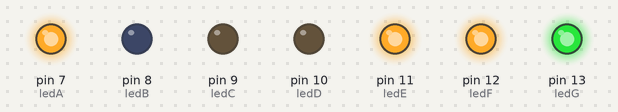
This sketch was run on a simulated Arduino Uno, built with avr-gcc and run on an emulated ATmega328P. Parts: output pins drawn as LEDs (lit = HIGH).

Above: at 0.2 s.
At 1.2 s:
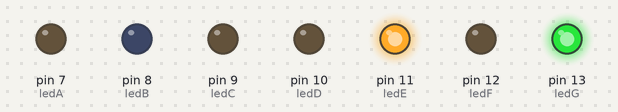
At 1.55 s:
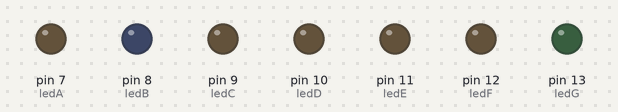
At 2.3 s:
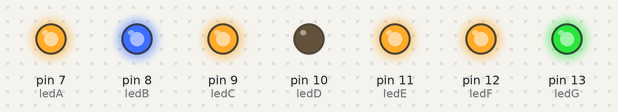
At 3.8 s:
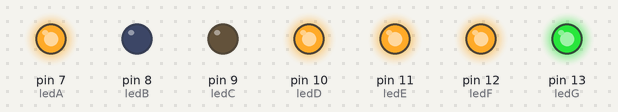
At 5.9 s:
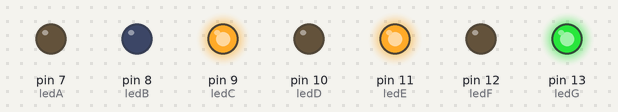
Timing chart, 0 to 7.1 s (numbered marks = the images above):
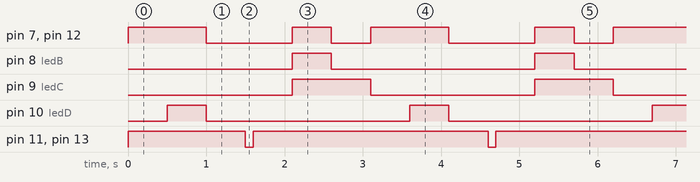

Measured:
- by itself, pin 7 (ledA), pin 12 (ledF): repeats every 3.1 s: LOW 1.1 s, HIGH 0.50 s, LOW 0.50 s, HIGH 1.0 s
- by itself, pin 8 (ledB), pin 10 (ledD): alternates HIGH for 0.50 s and LOW for 2.6 s
- by itself, pin 9 (ledC): alternates HIGH for 1.0 s and LOW for 2.1 s
- by itself, pin 11 (ledE), pin 13 (ledG): repeats every 3.1 s: LOW 0.10 s, HIGH 3.0 s

The sketch:

Nom_DISPLAY.ino
```cpp
const int ledA = 7;
const int ledB = 8;
const int ledC = 9;
const int ledD = 10;
const int ledE = 11;
const int ledF = 12;
const int ledG = 13;
unsigned long retard=500;

void setup()
{
pinMode(ledA, OUTPUT);
pinMode(ledB, OUTPUT);
pinMode(ledC, OUTPUT);
pinMode(ledD, OUTPUT);
pinMode(ledE, OUTPUT);
pinMode(ledF, OUTPUT);
pinMode(ledG, OUTPUT);
}

void loop()
{
digitalWrite(ledA,1);
digitalWrite(ledB,0);
digitalWrite(ledC,0);
digitalWrite(ledD,0);
digitalWrite(ledE,1);
digitalWrite(ledF,1);
digitalWrite(ledG,1);
delay(retard);

digitalWrite(ledA,1);
digitalWrite(ledB,0);
digitalWrite(ledC,0);
digitalWrite(ledD,1);
digitalWrite(ledE,1);
digitalWrite(ledF,1);
digitalWrite(ledG,1);
delay(retard);

digitalWrite(ledA,0);
digitalWrite(ledB,0);
digitalWrite(ledC,0);
digitalWrite(ledD,0);
digitalWrite(ledE,1);
digitalWrite(ledF,0);
digitalWrite(ledG,1);
delay(retard);

digitalWrite(ledA,0);
digitalWrite(ledB,0);
digitalWrite(ledC,0);
digitalWrite(ledD,0);
digitalWrite(ledE,0);
digitalWrite(ledF,0);
digitalWrite(ledG,0);
delay(100);

digitalWrite(ledA,0);
digitalWrite(ledB,0);
digitalWrite(ledC,0);
digitalWrite(ledD,0);
digitalWrite(ledE,1);
digitalWrite(ledF,0);
digitalWrite(ledG,1);
delay(retard);

digitalWrite(ledA,1);
digitalWrite(ledB,1);
digitalWrite(ledC,1);
digitalWrite(ledD,0);
digitalWrite(ledE,1);
digitalWrite(ledF,1);
digitalWrite(ledG,1);
delay(retard);

digitalWrite(ledA,0);
digitalWrite(ledB,0);
digitalWrite(ledC,1);
digitalWrite(ledD,0);
digitalWrite(ledE,1);
digitalWrite(ledF,0);
digitalWrite(ledG,1);
delay(retard);
}
```
